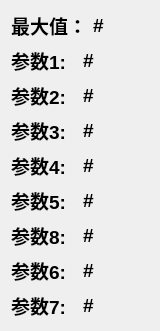
            <widget class="QWidget" name="page_6">
             <property name="geometry">
              <rect>
               <x>0</x>
               <y>0</y>
               <width>160</width>
               <height>313</height>
              </rect>
             </property>
             <attribute name="label">
              <string>参数</string>
             </attribute>
             <layout class="QGridLayout" name="gridLayout_19">
              <item row="8" column="0">
               <layout class="QHBoxLayout" name="horizontalLayout_48">
                <item>
                 <widget class="QLabel" name="Sz_p7_4">
                  <property name="font">
                   <font>
                    <pointsize>14</pointsize>
                    <weight>75</weight>
                    <bold>true</bold>
                   </font>
                  </property>
                  <property name="text">
                   <string>参数7:</string>
                  </property>
                 </widget>
                </item>
                <item>
                 <widget class="QLabel" name="SH_LB_27">
                  <property name="font">
                   <font>
                    <pointsize>14</pointsize>
                    <weight>75</weight>
                    <bold>true</bold>
                   </font>
                  </property>
                  <property name="text">
                   <string>#</string>
                  </property>
                 </widget>
                </item>
               </layout>
              </item>
              <item row="5" column="0">
               <layout class="QHBoxLayout" name="horizontalLayout_49">
                <item>
                 <widget class="QLabel" name="Sz_p5_4">
                  <property name="font">
                   <font>
                    <pointsize>14</pointsize>
                    <weight>75</weight>
                    <bold>true</bold>
                   </font>
                  </property>
                  <property name="text">
                   <string>参数5:</string>
                  </property>
                 </widget>
                </item>
                <item>
                 <widget class="QLabel" name="SH_LB_28">
                  <property name="font">
                   <font>
                    <pointsize>14</pointsize>
                    <weight>75</weight>
                    <bold>true</bold>
                   </font>
                  </property>
                  <property name="text">
                   <string>#</string>
                  </property>
                 </widget>
                </item>
               </layout>
              </item>
              <item row="1" column="0">
               <layout class="QHBoxLayout" name="horizontalLayout_50">
                <item>
                 <widget class="QLabel" name="Sz_p1_4">
                  <property name="font">
                   <font>
                    <pointsize>14</pointsize>
                    <weight>75</weight>
                    <bold>true</bold>
                   </font>
                  </property>
                  <property name="text">
                   <string>参数1:</string>
                  </property>
                 </widget>
                </item>
                <item>
                 <widget class="QLabel" name="SH_LB_29">
                  <property name="font">
                   <font>
                    <pointsize>14</pointsize>
                    <weight>75</weight>
                    <bold>true</bold>
                   </font>
                  </property>
                  <property name="text">
                   <string>#</string>
                  </property>
                 </widget>
                </item>
               </layout>
              </item>
              <item row="2" column="0">
               <layout class="QHBoxLayout" name="horizontalLayout_51">
                <item>
                 <widget class="QLabel" name="Sz_p2_4">
                  <property name="font">
                   <font>
                    <pointsize>14</pointsize>
                    <weight>75</weight>
                    <bold>true</bold>
                   </font>
                  </property>
                  <property name="text">
                   <string>参数2:</string>
                  </property>
                 </widget>
                </item>
                <item>
                 <widget class="QLabel" name="SH_LB_30">
                  <property name="font">
                   <font>
                    <pointsize>14</pointsize>
                    <weight>75</weight>
                    <bold>true</bold>
                   </font>
                  </property>
                  <property name="text">
                   <string>#</string>
                  </property>
                 </widget>
                </item>
               </layout>
              </item>
              <item row="7" column="0">
               <layout class="QHBoxLayout" name="horizontalLayout_52">
                <item>
                 <widget class="QLabel" name="Sz_p6_4">
                  <property name="font">
                   <font>
                    <pointsize>14</pointsize>
                    <weight>75</weight>
                    <bold>true</bold>
                   </font>
                  </property>
                  <property name="text">
                   <string>参数6:</string>
                  </property>
                 </widget>
                </item>
                <item>
                 <widget class="QLabel" name="SH_LB_31">
                  <property name="font">
                   <font>
                    <pointsize>14</pointsize>
                    <weight>75</weight>
                    <bold>true</bold>
                   </font>
                  </property>
                  <property name="text">
                   <string>#</string>
                  </property>
                 </widget>
                </item>
               </layout>
              </item>
              <item row="0" column="0">
               <layout class="QHBoxLayout" name="horizontalLayout_53">
                <item>
                 <widget class="QLabel" name="Sz_p0_4">
                  <property name="font">
                   <font>
                    <pointsize>14</pointsize>
                    <weight>75</weight>
                    <bold>true</bold>
                   </font>
                  </property>
                  <property name="text">
                   <string>最大值：</string>
                  </property>
                 </widget>
                </item>
                <item>
                 <widget class="QLabel" name="SH_LB_32">
                  <property name="font">
                   <font>
                    <pointsize>14</pointsize>
                    <weight>75</weight>
                    <bold>true</bold>
                   </font>
                  </property>
                  <property name="text">
                   <string>#</string>
                  </property>
                 </widget>
                </item>
               </layout>
              </item>
              <item row="4" column="0">
               <layout class="QHBoxLayout" name="horizontalLayout_54">
                <item>
                 <widget class="QLabel" name="Sz_p4_4">
                  <property name="font">
                   <font>
                    <pointsize>14</pointsize>
                    <weight>75</weight>
                    <bold>true</bold>
                   </font>
                  </property>
                  <property name="text">
                   <string>参数4:</string>
                  </property>
                 </widget>
                </item>
                <item>
                 <widget class="QLabel" name="SH_LB_33">
                  <property name="font">
                   <font>
                    <pointsize>14</pointsize>
                    <weight>75</weight>
                    <bold>true</bold>
                   </font>
                  </property>
                  <property name="text">
                   <string>#</string>
                  </property>
                 </widget>
                </item>
               </layout>
              </item>
              <item row="3" column="0">
               <layout class="QHBoxLayout" name="horizontalLayout_55">
                <item>
                 <widget class="QLabel" name="Sz_p3_4">
                  <property name="font">
                   <font>
                    <pointsize>14</pointsize>
                    <weight>75</weight>
                    <bold>true</bold>
                   </font>
                  </property>
                  <property name="text">
                   <string>参数3:</string>
                  </property>
                 </widget>
                </item>
                <item>
                 <widget class="QLabel" name="SH_LB_34">
                  <property name="font">
                   <font>
                    <pointsize>14</pointsize>
                    <weight>75</weight>
                    <bold>true</bold>
                   </font>
                  </property>
                  <property name="text">
                   <string>#</string>
                  </property>
                 </widget>
                </item>
               </layout>
              </item>
              <item row="6" column="0">
               <layout class="QHBoxLayout" name="horizontalLayout_35">
                <item>
                 <widget class="QLabel" name="Sz_p8_4">
                  <property name="font">
                   <font>
                    <pointsize>14</pointsize>
                    <weight>75</weight>
                    <bold>true</bold>
                   </font>
                  </property>
                  <property name="text">
                   <string>参数8:</string>
                  </property>
                 </widget>
                </item>
                <item>
                 <widget class="QLabel" name="SH_LB_35">
                  <property name="font">
                   <font>
                    <pointsize>14</pointsize>
                    <weight>75</weight>
                    <bold>true</bold>
                   </font>
                  </property>
                  <property name="text">
                   <string>#</string>
                  </property>
                 </widget>
                </item>
               </layout>
              </item>
             </layout>
            </widget>
